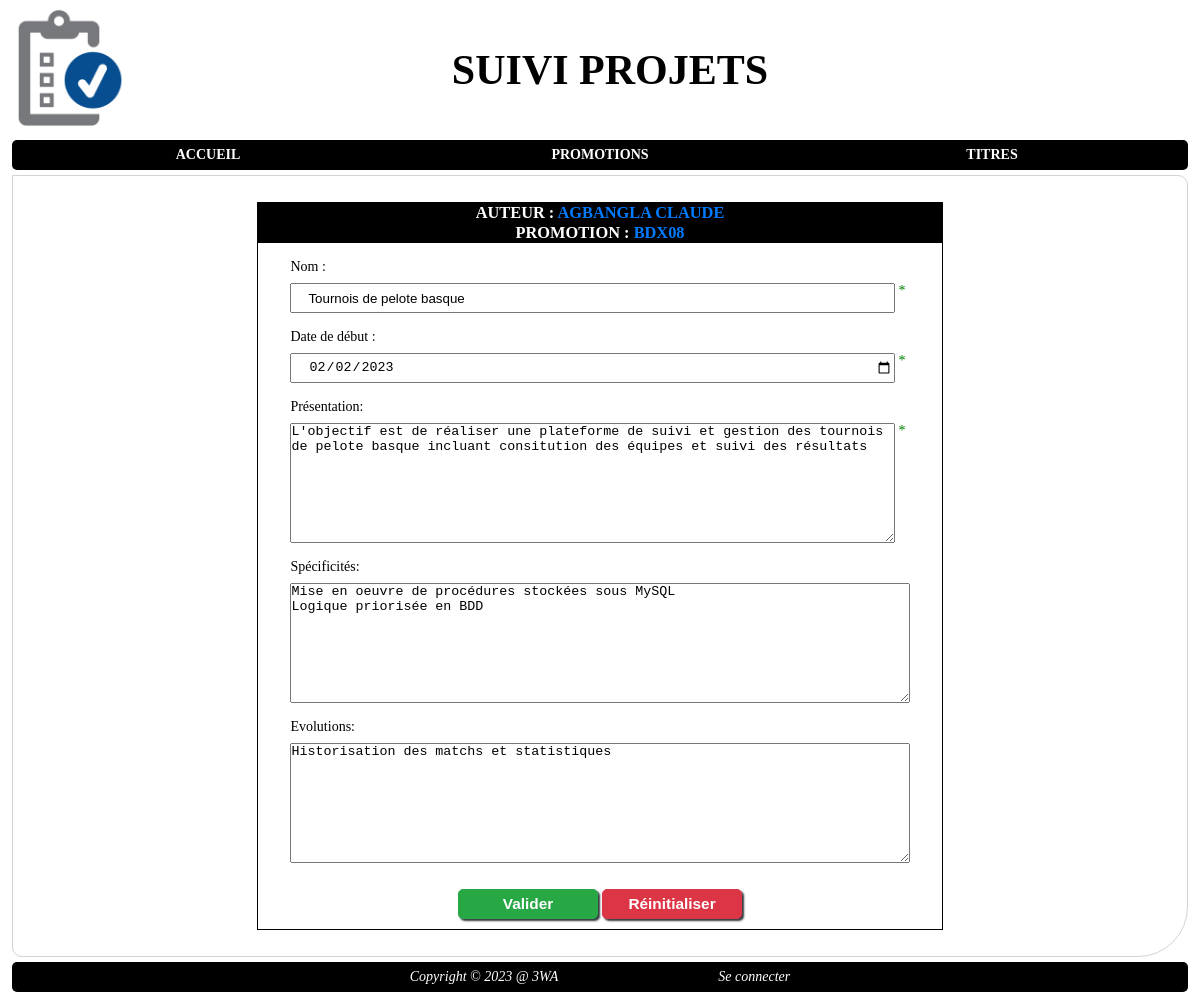
Page /index.php?page=projet&action=edit&id=4 on the committed database.
### tables this page shows
CREATE TABLE `apprenant` (
  `id_apprenant` int NOT NULL AUTO_INCREMENT,
  `nom` varchar(50) NOT NULL,
  `prenom` varchar(50) NOT NULL,
  `email` varchar(250) NOT NULL,
  `id_promo` int NOT NULL,
  `id_personne` int DEFAULT NULL,
  PRIMARY KEY (`id_apprenant`),
  KEY `apprenant_promo_FK` (`id_promo`),
  KEY `FK_APP_PERS` (`id_personne`),
  CONSTRAINT `apprenant_promo_FK` FOREIGN KEY (`id_promo`) REFERENCES `promotion` (`id_promo`),
  CONSTRAINT `FK_APP_PERS` FOREIGN KEY (`id_personne`) REFERENCES `personne` (`id`)
);

CREATE TABLE `promotion` (
  `id_promo` int NOT NULL AUTO_INCREMENT,
  `nom` varchar(250) NOT NULL,
  `date_debut` date DEFAULT NULL,
  `date_fin` date DEFAULT NULL,
  `id_titre` int NOT NULL,
  PRIMARY KEY (`id_promo`),
  KEY `promotion_FK` (`id_titre`),
  CONSTRAINT `promotion_FK` FOREIGN KEY (`id_titre`) REFERENCES `titre` (`id_titre`)
);

CREATE TABLE `projet` (
  `id_projet` int NOT NULL AUTO_INCREMENT,
  `nom` varchar(250) DEFAULT NULL,
  `presentation` text NOT NULL,
  `specificites` text,
  `evolutions` text,
  `date_debut` date NOT NULL,
  `id_apprenant` int NOT NULL,
  PRIMARY KEY (`id_projet`),
  KEY `projet_apprenant_FK` (`id_apprenant`),
  CONSTRAINT `projet_apprenant_FK` FOREIGN KEY (`id_apprenant`) REFERENCES `apprenant` (`id_apprenant`)
);

### index.php (called while the page is built, shortened)
<?php
	require_once "includes/core/router.php";

### includes/core/models/DAO/DAOApprenant.php (called while the page is built, shortened)
<?php
	require_once "includes/core/models/Classes/Apprenant.php";
	abstract class DAOApprenant extends BDD{
		public static function getById(int $idApprenant): Apprenant | bool{
			$conn = parent::getConnexion();
			$SQLQuery = "SELECT  id_apprenant, nom, prenom, email, id_promo, id_personne
				FROM apprenant
				WHERE id_apprenant = :id";
			$SQLStmt = $conn->prepare($SQLQuery);
			$SQLStmt->bindValue(':id', $idApprenant, PDO::PARAM_INT);
			$SQLStmt->execute();
			if ($SQLStmt->rowCount() == 0){
				return false;
			}else{
				$SQLRow = $SQLStmt->fetch(PDO::FETCH_ASSOC);
				$unApprenant = new Apprenant($SQLRow['nom'], $SQLRow['prenom'], $SQLRow['email'], $SQLRow['id_promo'], $SQLRow['id_personne']);
				$unApprenant->setId($SQLRow['id_apprenant']);
				return $unApprenant;
			}
		}
	}

### includes/core/models/DAO/DAOProjet.php (called while the page is built, shortened)
<?php
	require_once "includes/core/models/Classes/Projet.php";
	class DAOProjet extends BDD{
		public static function getById(int $idProjet): Projet{
			$conn = parent::getConnexion();
			$SQLQuery = "SELECT id_projet, nom, presentation, specificites, evolutions, date_debut, id_apprenant
				FROM projet
				WHERE id_projet = :idprojet";
			$SQLStmt = $conn->prepare($SQLQuery);
			$SQLStmt->bindValue(':idprojet', $idProjet, PDO::PARAM_INT);
			$SQLStmt->execute();
			$SQLRow = $SQLStmt->fetch(PDO::FETCH_ASSOC);
			$unProjet = new Projet(
				$SQLRow['nom'],
				$SQLRow['presentation'],
				$SQLRow['specificites'] ?? '',
				$SQLRow['evolutions'] ?? '',
				date_create($SQLRow['date_debut']),
				$SQLRow['id_apprenant']
			);
			$unProjet->setId($SQLRow['id_projet']);
			return $unProjet;
		}
	}

### includes/core/models/Classes/Apprenant.php (called while the page is built, shortened)
<?php
	require_once "includes/core/models/Classes/Promotion.php";
	class Apprenant {
		private int $id;
		private string $nom, $prenom, $email;
		private Promotion $promotion;
		public function __construct(string $nom = '', string $prenom = '', string $email = '', int $idPromo = 0, int $idPersonne = 0){
			$this->nom = $nom;
			$this->prenom = $prenom;
			$this->promotion = new Promotion();
			$this->id = 0;
		}
		public function getId(): int{
			return $this->id;
		}
		public function setId(int $id): void{
			$this->id = $id;
		}
		public function getFullName():string{
			return $this->nom.' '.$this->prenom;
		}
		public function getPromotion(): Promotion{
			return $this->promotion;
		}
		public function setPromotion(Promotion $promotion): void{
			$this->promotion = $promotion;
		}
	}

### includes/core/models/Classes/Promotion.php (called while the page is built, shortened)
<?php
	class Promotion{
		private int $id;
		private string $nom;
		public function __construct(string $nom = '', DateTime $dateDebut = new DateTime('now'), DateTime $dateFin = new DateTime('now'), Titre $titre = new Titre('')){
			$this->nom = $nom;
			$this->id = 0;
		}
		public function getId(): int{
			return $this->id;
		}
		public function setId(int $id): void{
			$this->id = $id;
		}
		public function getNom(): string{
			return $this->nom;
		}
	}

### includes/core/models/DAO/DAOPromotion.php (called while the page is built, shortened)
<?php
	require_once "includes/core/models/Classes/Promotion.php";
	require_once "includes/core/models/DAO/DAOApprenant.php";
	abstract class DAOPromotion extends BDD{
		public static function getById(int $idPromo): Promotion | bool{
			$conn = parent::getConnexion();
			$SQLQuery = "SELECT id_promo, nom, date_debut, date_fin, id_titre
				FROM promotion
				WHERE id_promo = :id";
			$SQLStmt = $conn->prepare($SQLQuery);
			$SQLStmt->bindValue(':id', $idPromo, PDO::PARAM_INT);
			$SQLStmt->execute();
			if ($SQLStmt->rowCount() == 0){
				return false;
			}else{
				$SQLRow = $SQLStmt->fetch(PDO::FETCH_ASSOC);
				$unePromotion = new Promotion($SQLRow['nom'], date_create($SQLRow['date_debut']), date_create($SQLRow['date_fin']), DAOTitre::getById($SQLRow['id_titre']));
				$unePromotion->setId($SQLRow['id_promo']);
				return $unePromotion;
			}
		}
	}

### includes/core/models/Classes/Projet.php (called while the page is built, shortened)
<?php
	class Projet{
		private string $nom, $presentation, $specificites, $evolutions;
		private DateTime $dateDebut;
		public function __construct(string $nom = '', string $presentation = '', string $specificites = '', string $evolutions = '', DateTime $dateDebut = null, int $idApprenant = 0){
			$this->nom = $nom;
			$this->presentation = $presentation;
			$this->specificites = $specificites;
			$this->evolutions = $evolutions;
			$this->dateDebut = $dateDebut ?? new DateTime('now');
		}
		public function getNom(): string{
			return $this->nom;
		}
		public function getPresentation(): string{
			return $this->presentation;
		}
		public function getSpecificites(): string{
			return $this->specificites;
		}
		public function getEvolutions(): string{
			return $this->evolutions;
		}
		public function getDateDebut(): DateTime{
			return $this->dateDebut;
		}
	}

### includes/core/views/forms/form_projet.phtml (the view, shortened to what this page needs)
<!DOCTYPE html>
<html lang="fr">
<head>
	<?php require "includes/core/views/partials/page_head.phtml"; ?>
</head>
<body>
	<main>
		<header>
			<?php require "includes/core/views/partials/page_header.phtml"; ?>
		</header>
		<nav>
			<?php require_once "includes/core/views/partials/navbar.phtml"; ?>
		</nav>
		<section id="content">
			<form action="" method="post">
				<header>
					<h3>Auteur : <a title="Voir les projets de l'apprenant" href="index.php?page=projet&action=list&idapprenant=<?= $unApprenant->getId() ?>"><?= $unApprenant->getFullName() ?></a></h3>
					<h3>Promotion : <a title="Voir la liste des apprenants de la promotion" href="index.php?page=apprenant&action=list&idpromo=<?= $unApprenant->getPromotion()->getId() ?>"><?= $unApprenant->getPromotion()->getNom() ?></a></h3>
				</header>
				<div class="field">
					<label for="champNom">Nom : </label>
					<div>
						<input type="text" name="chNom" id="champNom" value="<?= $unProjet->getNom() ?>" placeholder="Saisir le nom du projet" required/>
						<span></span>
					</div>
				</div>
				<div class="field">
					<label for="champDateDebut">Date de début : </label>
					<div>
						<input type="date" name="chDateDebut" id="champDateDebut" value="<?= $unProjet->getDateDebut()->format('Y-m-d') ?>" placeholder="Saisir la date de début du projet" required/>
						<span></span>
					</div>
				</div>
				<div class="field">
					<label for="champPresentation">Présentation: </label>
					<div>
						<textarea name="chPresentation" id="champPresentation" placeholder="Saisir la présentation du projet" required><?= $unProjet->getPresentation() ?></textarea>
						<span></span>
					</div>
				</div>
				<div class="field">
					<label for="champSpecificites">Spécificités: </label>
					<div>
						<textarea name="chSpecificites" id="champSpecificites" placeholder="Saisir les spécificités du projet" ><?= $unProjet->getSpecificites() ?></textarea>
					</div>
				</div>
				<div class="field">
					<label for="champEvolutions">Evolutions: </label>
					<div>
						<textarea name="chEvolutions" id="champEvolutions" placeholder="Saisir les évolutions prévues du projet" ><?= $unProjet->getEvolutions() ?></textarea>
					</div>
				</div>
				<div class="actions">
					<button class="btn btn-submit" type="submit" name="btSubmit">Valider</button>
					<button class="btn btn-cancel" type="reset">Réinitialiser</button>
				</div>
			</form>
		</section>
		<footer>
			<?php require_once "includes/core/views/partials/footer.phtml"; ?>
		</footer>
	</main>
</body>
</html>

### public/styles/main.css (style rules this page uses)
body, html, * { margin: 0; padding: 0; box-sizing: border-box; }
a { color: #007bff; }
a:link, a:visited { color: #007bff; text-decoration: none; }
main { font-size: 14px; font-family: Tahoma, Verdana, Sans Serif, serif; }
main > section { min-width: 600px; overflow: hidden; width: 98%; margin: 5px auto; border: solid 1px lightgrey; border-radius: 0 10px 50px; min-height: 400px; display: flex; flex-direction: row; align-items: flex-start; justify-content: center; padding: 1rem; }
form { width: 60%; margin: 10px auto; border: solid 1px black; }
form > header { background-color: black; color: white; text-transform: uppercase; text-align: center; margin-bottom: 10px; }
form > div { display: flex; flex-direction: column; }
form > div.field { justify-content: flex-start; align-items: flex-start; padding: 0 1rem; margin: 1rem; gap: 0.5rem; }
form > div.field > label { display: inline-block; width: 30%; }
form > div.field > div { display: flex; width: 100%; }
form > div.field > div > input[type=text], form > div.field > div > input[type=date], form > div.field > div > input[type=password], form > div.field > div > textarea[type=text], form > div.field > div > textarea[type=date], form > div.field > div > textarea[type=password] { padding-left: 1rem; width: 100%; height: 30px; }
form > div.field > div > input:required + span, form > div.field > div > textarea:required + span { color: orange; }
form > div.field > div > input:required + span::after, form > div.field > div > textarea:required + span::after { content: "*"; display: block; width: 15px; height: 15px; text-align: center; }
form > div.field > div > input:required:valid + span, form > div.field > div > textarea:required:valid + span { color: green; }
form > div.field > div > textarea { width: 100%; height: 120px; }
form > div.actions { width: 100%; flex-direction: row; justify-content: center; padding: 0.5rem; }
main > header { display: grid; grid-template-columns: 140px 1fr; align-items: center; height: 140px; }
main > nav { width: 98%; margin: 0 auto; background-color: black; min-height: 30px; border-radius: 5px; }
button { height: 30px; width: 140px; margin: 2px; }
button.btn { white-space: nowrap; font-size: 1.1em; outline: none; border: solid 1px #95999c; border-radius: 5px; box-shadow: 2px 2px 2px #343a40; cursor: pointer; padding: 0 5px; font-weight: bold; }
button.btn.btn-submit { background-color: #28a745; border-color: #28a745; color: white; }
button.btn.btn-cancel { background-color: #dc3545; border-color: #dc3545; color: white; }
main > footer { width: 98%; margin: 0 auto 1rem; background-color: black; color: white; min-height: 30px; line-height: 30px; font-style: italic; border-radius: 5px; text-align: center; display: flex; align-items: center; justify-content: center; gap: 10rem; }

### rows in the picture
apprenant: $unApprenant->getFullName() "AGBANGLA CLAUDE"
promotion: nom "BDX08"
projet: chNom "Tournois de pelote basque", chPresentation "L'objectif est de réaliser une plateforme de suivi et gestion des tournois de pelote basque incluant consitution des équipes et suivi des résultats", chSpecificites "Mise en oeuvre de procédures stockées sous MySQL Logique priorisée en BDD", chEvolutions "Historisation des matchs et statistiques"

### other values in the picture
ECOLE "3WA"
